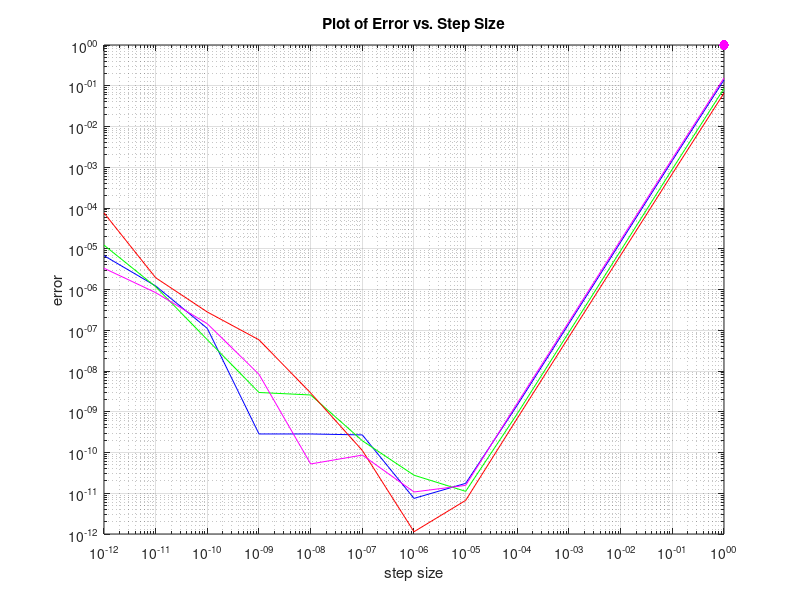

Source code (MATLAB):
clear
close all

% Step sizes
n = 13;
h = 10.^-(0:n-1)';

% Calculate finite difference approximation and errors
dfx0 = cos(0.5);
d = (sin(0.5+h) - sin(0.5-h)) ./ (2*h);
e = abs(dfx0 - d);
[~, i] = min(e);

% Plot errors
figure;
loglog(h, e, 'b');
hold on
scatter(h(i), e(i), 50, 'b', 'fill');
xlabel('step size');
ylabel('error');
title('Plot of Error vs. Step Size');
grid

% Now do it for some other points as well
dfx0 = cos(1);
d(:,2) = (sin(1+h) - sin(1-h)) ./ (2*h);
e(:,2) = abs(dfx0 - d(:,2));
[~, i] = min(e(:,2));
loglog(h, e(:,2), 'g');
scatter(h(i), e(i,2), 50, 'g', 'fill');

dfx0 = cos(2);
d(:,3) = (sin(2+h) - sin(2-h)) ./ (2*h);
e(:,3) = abs(dfx0 - d(:,3));
[~, i] = min(e(:,3));
loglog(h, e(:,3), 'r');
scatter(h(i), e(i,3), 50, 'r', 'fill');

dfx0 = cos(-0.2);
d(:,4) = (sin(-0.2+h) - sin(-0.2-h)) ./ (2*h);
e(:,4) = abs(dfx0 - d(:,4));
[~, i] = min(e(:,4));
loglog(h, e(:,4), 'm');
scatter(h(i), e(i,4), 50, 'm', 'fill');

